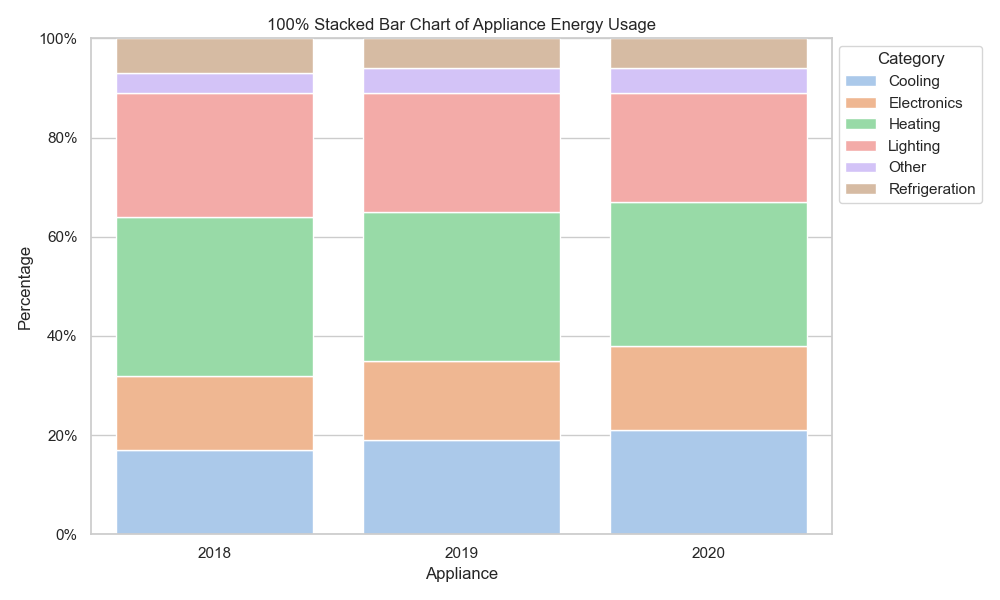

Source code (Python):

import matplotlib.pyplot as plt
import seaborn as sns
import pandas as pd

# Provided chart table data
data = [
    {'Appliance': 2018, 'Lighting': '25%', 'Heating': '32%', 'Cooling': '17%', 'Electronics': '15%', 'Refrigeration': '7%', 'Other': '4%'},
    {'Appliance': 2019, 'Lighting': '24%', 'Heating': '30%', 'Cooling': '19%', 'Electronics': '16%', 'Refrigeration': '6%', 'Other': '5%'},
    {'Appliance': 2020, 'Lighting': '22%', 'Heating': '29%', 'Cooling': '21%', 'Electronics': '17%', 'Refrigeration': '6%', 'Other': '5%'}
]

# Convert to DataFrame 
df = pd.DataFrame(data)

# Function to convert percentage to float
def percent_to_float(s):
    return float(s.strip('%')) / 100

# Apply the function to each percentage column
for col in df.columns[1:]:
    df[col] = df[col].apply(percent_to_float)

# Melt the DataFrame to long-form
df_long = df.melt(id_vars='Appliance', var_name='Category', value_name='Percentage')

# Sort categories for consistent stacking
df_long.sort_values(by=['Appliance', 'Category'], inplace=True)

# Set the color palette
colors = sns.color_palette('pastel', len(df_long['Category'].unique()))

# Start plotting
fig, ax = plt.subplots(figsize=(10, 6))

# Bottom value for stacking
bottom = pd.Series([0.0, 0.0, 0.0])

for index, (name, group) in enumerate(df_long.groupby('Category')):
    # Plotting each category
    sns.barplot(
        x='Appliance', y='Percentage', data=group, 
        label=name, color=colors[index], bottom=bottom
    )
    # Update bottom value for stacking
    bottom += group['Percentage'].values

# Customizing the plot
ax.set_ylim(0, 1)
ax.set_ylabel('Percentage')
ax.set_title('100% Stacked Bar Chart of Appliance Energy Usage')

# Display legend
plt.legend(title='Category', loc='upper left', bbox_to_anchor=(1, 1))

# Convert y-axis back to percentage
ax.yaxis.set_major_formatter(plt.FuncFormatter('{:.0%}'.format))

plt.tight_layout()
plt.show()
